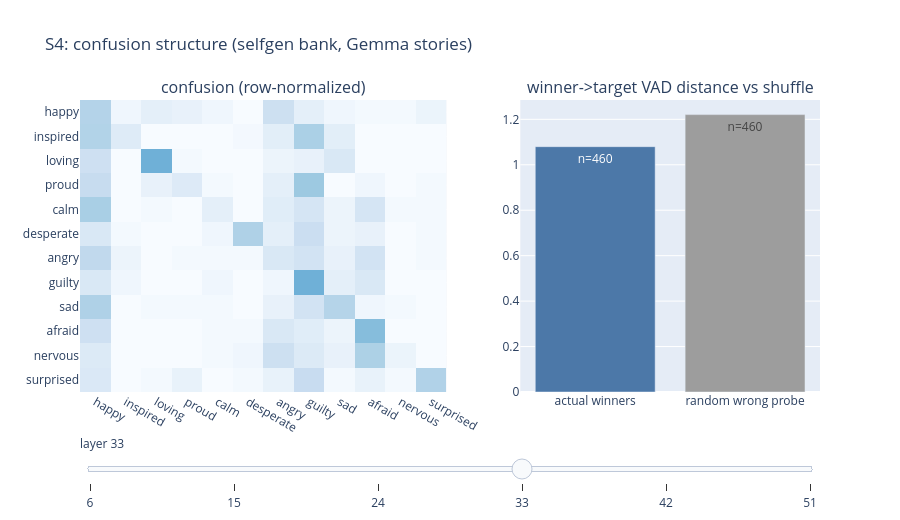

The code cell stored with this chart in its notebook:
### Markdown cell above
## S4 — When the model gets it wrong, what wins instead?

Failure has structure or it does not. For every phase where the tagged
emotion's probe is **not** rank 1, the winning probe is recorded. Left: the
12x12 confusion heatmap (rows = tagged emotion, columns = winner). Right: the
VAD distance from winner to target, against the same distance when the winner
is replaced by a uniformly random wrong probe (the unstructured-failure
reference). Winners much closer than the shuffle mean the model degrades
toward neighbors, which is a different behavior than random failure.

### Code cell
# this cell builds the confusion matrix and the winner-vs-shuffle VAD
# distance comparison, selfgen bank, primary arm
ranks, winner, rows = gate_ranks("it_v2", "selfgen")
_, names = bank_columns("it_v2", "selfgen")
S4 = {}
fig = make_subplots(rows=1, cols=2, column_widths=[0.55, 0.45],
                    subplot_titles=["confusion (row-normalized)", "winner->target VAD distance vs shuffle"])
for li, layer in enumerate(LAYERS):
    conf = np.zeros((len(names), len(names)))
    wrong_dist, shuffle_dist = [], []
    for i, r in enumerate(rows):
        t = names.index(r["emotion"])
        w = int(winner[i, li])
        conf[t, w] += 1
        if w != t and names[w] in VAD and names[t] in VAD:
            wrong_dist.append(float(np.hypot(VAD[names[w]][0] - VAD[names[t]][0],
                                             VAD[names[w]][1] - VAD[names[t]][1])))
            others = [n for n in names if n != r["emotion"] and n in VAD]
            pick = others[RNG.integers(0, len(others))]
            shuffle_dist.append(float(np.hypot(VAD[pick][0] - VAD[names[t]][0],
                                               VAD[pick][1] - VAD[names[t]][1])))
    row_norm = conf / np.clip(conf.sum(axis=1, keepdims=True), 1, None)
    S4[layer] = {
        "top1_rate": float(np.trace(conf) / conf.sum()),
        "wrong_mean": float(np.mean(wrong_dist)),
        "shuffle_mean": float(np.mean(shuffle_dist)),
        "n_wrong": len(wrong_dist),
    }
    fig.add_trace(go.Heatmap(z=row_norm, x=names, y=names, colorscale="Blues",
                             zmin=0, zmax=1, showscale=(li == 0)), row=1, col=1)
    fig.add_trace(go.Bar(
        x=["actual winners", "random wrong probe"],
        y=[S4[layer]["wrong_mean"], S4[layer]["shuffle_mean"]],
        marker_color=["#4c78a8", "#9d9d9d"],
        text=[f"n={S4[layer]['n_wrong']}"] * 2, showlegend=False,
    ), row=1, col=2)
fig.update_yaxes(autorange="reversed", row=1, col=1)
fig.update_layout(height=520, title="S4: confusion structure (selfgen bank, Gemma stories)")
layer_slider(fig, traces_per_layer=2)
fig.show()
for layer in LAYERS:
    s = S4[layer]
    print(f"L{layer}: top-1 {s['top1_rate']:.2f}; wrong-winner VAD dist {s['wrong_mean']:.2f} "
          f"vs shuffle {s['shuffle_mean']:.2f} (n_wrong={s['n_wrong']})")

### Figure 1 — Plotly figure (JSON) as saved in the notebook; plotly's stock layout.template omitted (floating-point values rounded to 4 significant figures; data arrays with more than 128 entries replaced by an {"elided": "..."} marker saying what was removed)
{"data": [{"colorscale": [[0.0, "rgb(247,251,255)"], [0.125, "rgb(222,235,247)"], [0.25, "rgb(198,219,239)"], [0.375, "rgb(158,202,225)"], [0.5, "rgb(107,174,214)"], [0.625, "rgb(66,146,198)"], [0.75, "rgb(33,113,181)"], [0.875, "rgb(8,81,156)"], [1.0, "rgb(8,48,107)"]], "showscale": true, "type": "heatmap", "visible": false, "x": ["happy", "inspired", "loving", "proud", "calm", "desperate", "angry", "guilty", "sad", "afraid", "nervous", "surprised"], "xaxis": "x", "y": ["happy", "inspired", "loving", "proud", "calm", "desperate", "angry", "guilty", "sad", "afraid", "nervous", "surprised"], "yaxis": "y", "z": {"elided": "12x12 float values"}, "zmax": 1, "zmin": 0}, {"marker": {"color": ["#4c78a8", "#9d9d9d"]}, "showlegend": false, "text": ["n=264", "n=264"], "type": "bar", "visible": false, "x": ["actual winners", "random wrong probe"], "xaxis": "x2", "y": [0.78, 1.123], "yaxis": "y2"}, {"colorscale": [[0.0, "rgb(247,251,255)"], [0.125, "rgb(222,235,247)"], [0.25, "rgb(198,219,239)"], [0.375, "rgb(158,202,225)"], [0.5, "rgb(107,174,214)"], [0.625, "rgb(66,146,198)"], [0.75, "rgb(33,113,181)"], [0.875, "rgb(8,81,156)"], [1.0, "rgb(8,48,107)"]], "showscale": false, "type": "heatmap", "visible": false, "x": ["happy", "inspired", "loving", "proud", "calm", "desperate", "angry", "guilty", "sad", "afraid", "nervous", "surprised"], "xaxis": "x", "y": ["happy", "inspired", "loving", "proud", "calm", "desperate", "angry", "guilty", "sad", "afraid", "nervous", "surprised"], "yaxis": "y", "z": {"elided": "12x12 float values"}, "zmax": 1, "zmin": 0}, {"marker": {"color": ["#4c78a8", "#9d9d9d"]}, "showlegend": false, "text": ["n=424", "n=424"], "type": "bar", "visible": false, "x": ["actual winners", "random wrong probe"], "xaxis": "x2", "y": [0.957, 1.123], "yaxis": "y2"}, {"colorscale": [[0.0, "rgb(247,251,255)"], [0.125, "rgb(222,235,247)"], [0.25, "rgb(198,219,239)"], [0.375, "rgb(158,202,225)"], [0.5, "rgb(107,174,214)"], [0.625, "rgb(66,146,198)"], [0.75, "rgb(33,113,181)"], [0.875, "rgb(8,81,156)"], [1.0, "rgb(8,48,107)"]], "showscale": false, "type": "heatmap", "visible": false, "x": ["happy", "inspired", "loving", "proud", "calm", "desperate", "angry", "guilty", "sad", "afraid", "nervous", "surprised"], "xaxis": "x", "y": ["happy", "inspired", "loving", "proud", "calm", "desperate", "angry", "guilty", "sad", "afraid", "nervous", "surprised"], "yaxis": "y", "z": {"elided": "12x12 float values"}, "zmax": 1, "zmin": 0}, {"marker": {"color": ["#4c78a8", "#9d9d9d"]}, "showlegend": false, "text": ["n=270", "n=270"], "type": "bar", "visible": false, "x": ["actual winners", "random wrong probe"], "xaxis": "x2", "y": [0.8903, 1.066], "yaxis": "y2"}, {"colorscale": [[0.0, "rgb(247,251,255)"], [0.125, "rgb(222,235,247)"], [0.25, "rgb(198,219,239)"], [0.375, "rgb(158,202,225)"], [0.5, "rgb(107,174,214)"], [0.625, "rgb(66,146,198)"], [0.75, "rgb(33,113,181)"], [0.875, "rgb(8,81,156)"], [1.0, "rgb(8,48,107)"]], "showscale": false, "type": "heatmap", "visible": true, "x": ["happy", "inspired", "loving", "proud", "calm", "desperate", "angry", "guilty", "sad", "afraid", "nervous", "surprised"], "xaxis": "x", "y": ["happy", "inspired", "loving", "proud", "calm", "desperate", "angry", "guilty", "sad", "afraid", "nervous", "surprised"], "yaxis": "y", "z": {"elided": "12x12 float values"}, "zmax": 1, "zmin": 0}, {"marker": {"color": ["#4c78a8", "#9d9d9d"]}, "showlegend": false, "text": ["n=460", "n=460"], "type": "bar", "visible": true, "x": ["actual winners", "random wrong probe"], "xaxis": "x2", "y": [1.08, 1.221], "yaxis": "y2"}, {"colorscale": [[0.0, "rgb(247,251,255)"], [0.125, "rgb(222,235,247)"], [0.25, "rgb(198,219,239)"], [0.375, "rgb(158,202,225)"], [0.5, "rgb(107,174,214)"], [0.625, "rgb(66,146,198)"], [0.75, "rgb(33,113,181)"], [0.875, "rgb(8,81,156)"], [1.0, "rgb(8,48,107)"]], "showscale": false, "type": "heatmap", "visible": false, "x": ["happy", "inspired", "loving", "proud", "calm", "desperate", "angry", "guilty", "sad", "afraid", "nervous", "surprised"], "xaxis": "x", "y": ["happy", "inspired", "loving", "proud", "calm", "desperate", "angry", "guilty", "sad", "afraid", "nervous", "surprised"], "yaxis": "y", "z": {"elided": "12x12 float values"}, "zmax": 1, "zmin": 0}, {"marker": {"color": ["#4c78a8", "#9d9d9d"]}, "showlegend": false, "text": ["n=372", "n=372"], "type": "bar", "visible": false, "x": ["actual winners", "random wrong probe"], "xaxis": "x2", "y": [0.9236, 1.146], "yaxis": "y2"}, {"colorscale": [[0.0, "rgb(247,251,255)"], [0.125, "rgb(222,235,247)"], [0.25, "rgb(198,219,239)"], [0.375, "rgb(158,202,225)"], [0.5, "rgb(107,174,214)"], [0.625, "rgb(66,146,198)"], [0.75, "rgb(33,113,181)"], [0.875, "rgb(8,81,156)"], [1.0, "rgb(8,48,107)"]], "showscale": false, "type": "heatmap", "visible": false, "x": ["happy", "inspired", "loving", "proud", "calm", "desperate", "angry", "guilty", "sad", "afraid", "nervous", "surprised"], "xaxis": "x", "y": ["happy", "inspired", "loving", "proud", "calm", "desperate", "angry", "guilty", "sad", "afraid", "nervous", "surprised"], "yaxis": "y", "z": {"elided": "12x12 float values"}, "zmax": 1, "zmin": 0}, {"marker": {"color": ["#4c78a8", "#9d9d9d"]}, "showlegend": false, "text": ["n=438", "n=438"], "type": "bar", "visible": false, "x": ["actual winners", "random wrong probe"], "xaxis": "x2", "y": [0.9934, 1.236], "yaxis": "y2"}], "layout": {"annotations": [{"font": {"size": 16}, "showarrow": false, "text": "confusion (row-normalized)", "x": 0.2475, "xanchor": "center", "xref": "paper", "y": 1.0, "yanchor": "bottom", "yref": "paper"}, {"font": {"size": 16}, "showarrow": false, "text": "winner->target VAD distance vs shuffle", "x": 0.7975, "xanchor": "center", "xref": "paper", "y": 1.0, "yanchor": "bottom", "yref": "paper"}], "height": 520, "sliders": [{"active": 3, "currentvalue": {"prefix": "layer "}, "pad": {"t": 40}, "steps": [{"args": [{"visible": [true, true, false, false, false, false, false, false, false, false, false, false]}], "label": "6", "method": "update"}, {"args": [{"visible": [false, false, true, true, false, false, false, false, false, false, false, false]}], "label": "15", "method": "update"}, {"args": [{"visible": [false, false, false, false, true, true, false, false, false, false, false, false]}], "label": "24", "method": "update"}, {"args": [{"visible": [false, false, false, false, false, false, true, true, false, false, false, false]}], "label": "33", "method": "update"}, {"args": [{"visible": [false, false, false, false, false, false, false, false, true, true, false, false]}], "label": "42", "method": "update"}, {"args": [{"visible": [false, false, false, false, false, false, false, false, false, false, true, true]}], "label": "51", "method": "update"}]}], "title": {"text": "S4: confusion structure (selfgen bank, Gemma stories)"}, "xaxis": {"anchor": "y", "domain": [0.0, 0.495]}, "xaxis2": {"anchor": "y2", "domain": [0.595, 1.0]}, "yaxis": {"anchor": "x", "autorange": "reversed", "domain": [0.0, 1.0]}, "yaxis2": {"anchor": "x2", "domain": [0.0, 1.0]}}}
